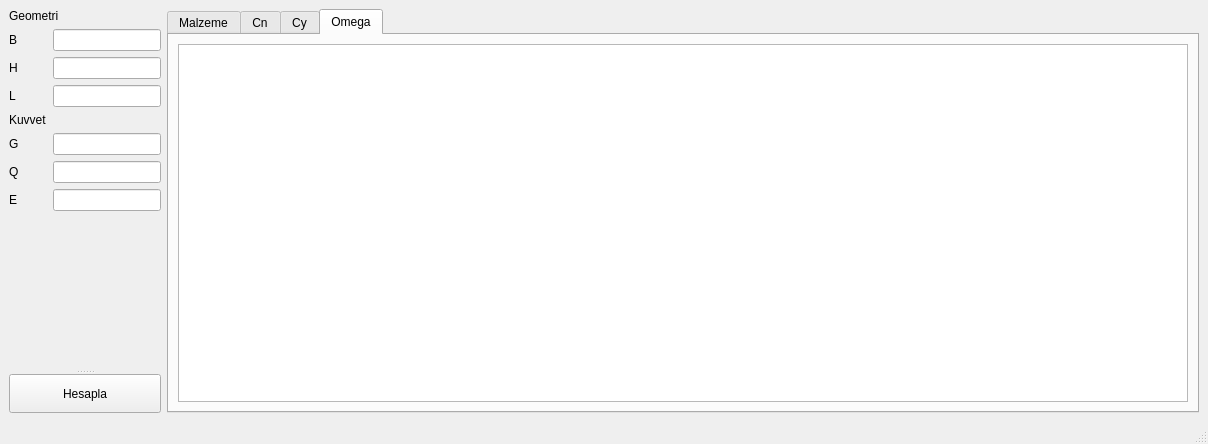
<?xml version="1.0" encoding="UTF-8"?>
<ui version="4.0">
 <class>MainWindow</class>
 <widget class="QMainWindow" name="MainWindow">
  <property name="enabled">
   <bool>true</bool>
  </property>
  <property name="geometry">
   <rect>
    <x>0</x>
    <y>0</y>
    <width>1208</width>
    <height>444</height>
   </rect>
  </property>
  <property name="minimumSize">
   <size>
    <width>1208</width>
    <height>444</height>
   </size>
  </property>
  <property name="windowTitle">
   <string>MainWindow</string>
  </property>
  <widget class="QWidget" name="centralwidget">
   <layout class="QHBoxLayout" name="horizontalLayout">
    <item>
     <widget class="QSplitter" name="splitter">
      <property name="orientation">
       <enum>Qt::Vertical</enum>
      </property>
      <widget class="QWidget" name="">
       <layout class="QFormLayout" name="formLayout">
        <item row="0" column="0" colspan="2">
         <widget class="QLabel" name="label_Geometri">
          <property name="text">
           <string>Geometri</string>
          </property>
         </widget>
        </item>
        <item row="1" column="0">
         <widget class="QLabel" name="label_b">
          <property name="sizePolicy">
           <sizepolicy hsizetype="Preferred" vsizetype="Preferred">
            <horstretch>0</horstretch>
            <verstretch>0</verstretch>
           </sizepolicy>
          </property>
          <property name="text">
           <string>B</string>
          </property>
         </widget>
        </item>
        <item row="1" column="1">
         <widget class="QLineEdit" name="b_lineEdit"/>
        </item>
        <item row="2" column="0">
         <widget class="QLabel" name="label_h">
          <property name="text">
           <string>H</string>
          </property>
         </widget>
        </item>
        <item row="2" column="1">
         <widget class="QLineEdit" name="h_lineEdit"/>
        </item>
        <item row="3" column="0">
         <widget class="QLabel" name="label_l">
          <property name="text">
           <string>L</string>
          </property>
         </widget>
        </item>
        <item row="3" column="1">
         <widget class="QLineEdit" name="l_lineEdit"/>
        </item>
        <item row="4" column="0">
         <widget class="QLabel" name="label_kuvvet">
          <property name="text">
           <string>Kuvvet</string>
          </property>
         </widget>
        </item>
        <item row="5" column="0">
         <widget class="QLabel" name="label_b_2">
          <property name="sizePolicy">
           <sizepolicy hsizetype="Preferred" vsizetype="Preferred">
            <horstretch>0</horstretch>
            <verstretch>0</verstretch>
           </sizepolicy>
          </property>
          <property name="text">
           <string>G</string>
          </property>
         </widget>
        </item>
        <item row="5" column="1">
         <widget class="QLineEdit" name="g_lineEdit"/>
        </item>
        <item row="6" column="0">
         <widget class="QLabel" name="label_h_2">
          <property name="text">
           <string>Q</string>
          </property>
         </widget>
        </item>
        <item row="6" column="1">
         <widget class="QLineEdit" name="q_lineEdit"/>
        </item>
        <item row="7" column="0">
         <widget class="QLabel" name="label_l_2">
          <property name="text">
           <string>E</string>
          </property>
         </widget>
        </item>
        <item row="7" column="1">
         <widget class="QLineEdit" name="e_lineEdit"/>
        </item>
       </layout>
      </widget>
      <widget class="QPushButton" name="hesapla_pushButton">
       <property name="text">
        <string>Hesapla</string>
       </property>
      </widget>
     </widget>
    </item>
    <item>
     <widget class="QTabWidget" name="tabWidget">
      <property name="tabPosition">
       <enum>QTabWidget::North</enum>
      </property>
      <property name="currentIndex">
       <number>3</number>
      </property>
      <widget class="QWidget" name="Malzeme_tab">
       <attribute name="title">
        <string>Malzeme</string>
       </attribute>
       <layout class="QGridLayout" name="gridLayout_3">
        <item row="0" column="0">
         <widget class="QTableWidget" name="Malzeme_tableWidget">
          <property name="enabled">
           <bool>true</bool>
          </property>
          <property name="editTriggers">
           <set>QAbstractItemView::NoEditTriggers</set>
          </property>
          <property name="selectionMode">
           <enum>QAbstractItemView::SingleSelection</enum>
          </property>
          <property name="selectionBehavior">
           <enum>QAbstractItemView::SelectRows</enum>
          </property>
         </widget>
        </item>
       </layout>
      </widget>
      <widget class="QWidget" name="Cn_tab">
       <attribute name="title">
        <string>Cn</string>
       </attribute>
       <layout class="QGridLayout" name="gridLayout">
        <item row="0" column="0">
         <widget class="QSplitter" name="splitter_5">
          <property name="orientation">
           <enum>Qt::Vertical</enum>
          </property>
          <widget class="QTableWidget" name="Cn_tableWidget">
           <property name="editTriggers">
            <set>QAbstractItemView::NoEditTriggers</set>
           </property>
           <property name="selectionMode">
            <enum>QAbstractItemView::SingleSelection</enum>
           </property>
           <property name="selectionBehavior">
            <enum>QAbstractItemView::SelectRows</enum>
           </property>
          </widget>
         </widget>
        </item>
       </layout>
      </widget>
      <widget class="QWidget" name="Cy_tab">
       <attribute name="title">
        <string>Cy</string>
       </attribute>
       <layout class="QGridLayout" name="gridLayout_2">
        <item row="0" column="0">
         <widget class="QSplitter" name="splitter_9">
          <property name="orientation">
           <enum>Qt::Vertical</enum>
          </property>
          <widget class="QTableWidget" name="Cy_tableWidget">
           <property name="editTriggers">
            <set>QAbstractItemView::NoEditTriggers</set>
           </property>
           <property name="selectionMode">
            <enum>QAbstractItemView::SingleSelection</enum>
           </property>
           <property name="selectionBehavior">
            <enum>QAbstractItemView::SelectRows</enum>
           </property>
          </widget>
         </widget>
        </item>
       </layout>
      </widget>
      <widget class="QWidget" name="omega_tab">
       <attribute name="title">
        <string>Omega</string>
       </attribute>
       <layout class="QGridLayout" name="gridLayout_4">
        <item row="0" column="0">
         <widget class="QTableWidget" name="omega_tableWidget">
          <property name="editTriggers">
           <set>QAbstractItemView::NoEditTriggers</set>
          </property>
          <property name="selectionMode">
           <enum>QAbstractItemView::SingleSelection</enum>
          </property>
          <property name="selectionBehavior">
           <enum>QAbstractItemView::SelectRows</enum>
          </property>
         </widget>
        </item>
       </layout>
      </widget>
     </widget>
    </item>
   </layout>
  </widget>
  <widget class="QMenuBar" name="menubar">
   <property name="geometry">
    <rect>
     <x>0</x>
     <y>0</y>
     <width>1208</width>
     <height>21</height>
    </rect>
   </property>
  </widget>
  <widget class="QStatusBar" name="statusbar"/>
 </widget>
 <resources/>
 <connections/>
</ui>
